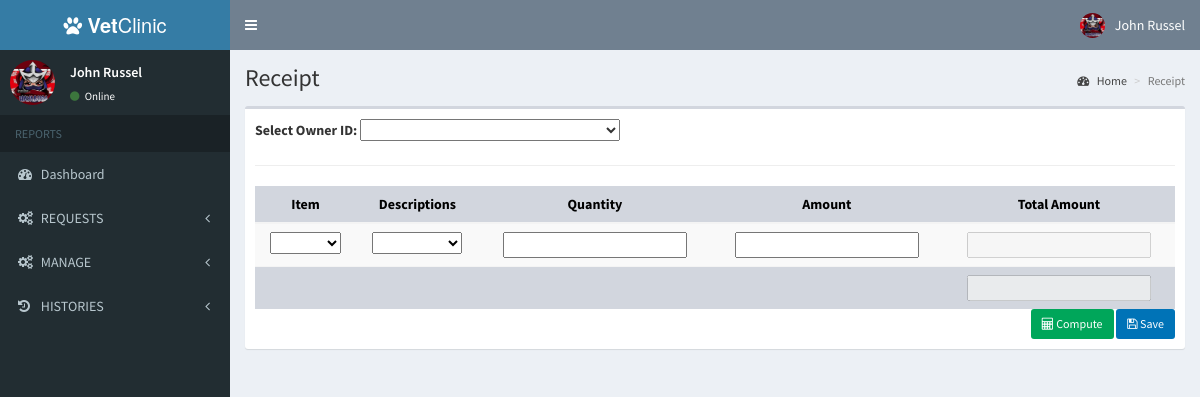
Screenshot of /admin/receipt.php (signed in) with the database file from the repository.
### tables this page shows
CREATE TABLE `users` (
  `id` int(11) NOT NULL,
  `email` varchar(200) NOT NULL,
  `password` varchar(60) NOT NULL,
  `type` int(1) NOT NULL,
  `access` int(9) NOT NULL,
  `firstname` varchar(50) NOT NULL,
  `middlename` varchar(255) DEFAULT NULL,
  `lastname` varchar(50) NOT NULL,
  `birthdate` date DEFAULT NULL,
  `address` text NOT NULL,
  `contact_info` varchar(100) NOT NULL,
  `photo` varchar(200) NOT NULL,
  `status` int(1) NOT NULL,
  `activate_code` varchar(15) NOT NULL,
  `reset_code` varchar(15) NOT NULL,
  `created_on` date NOT NULL
);

### admin/includes/session.php (called while the page is built, shortened)
<?php
	include '../includes/conn.php';
	$conn = $pdo->open();
	$stmt = $conn->prepare("SELECT * FROM users WHERE id=:id");
	$stmt->execute(['id'=>$_SESSION['admin']]);
	$admin = $stmt->fetch();
?>

### admin/receipt.php (the view, shortened to what this page needs)
<?php include 'includes/session.php'; ?>
<?php include 'includes/header.php'; ?>
<body class="hold-transition skin-blue sidebar-mini">
<div class="wrapper">
  <?php include 'includes/navbar.php'; ?>
  <?php include 'includes/menubar.php'; ?>
  <div class="content-wrapper">
    <section class="content-header">
      <h1>
        Receipt
      </h1>
      <ol class="breadcrumb">
        <li><a href="home.php"><i class="fa fa-dashboard"></i> Home</a></li>
        <li class="active">Receipt</li>
      </ol>
    </section>
    <section class="content">
      <div class="row">
        <div class="col-xs-12">
          <div class="box">
          <div class="box-body">
                <label for="">Select Owner ID: </label>
                  <select name="ownerID" class="" required>
                    <option value="" selected></option>
                    <?php
                        include 'session.php';
                        $conn = $pdo->open();
                        try{
                        $stmt = $conn->prepare("SELECT * FROM users where type = 0");
                        $stmt->execute();
                            foreach($stmt as $row){
                                echo "
                                    <option value=".$row['id'].">
                                        Owner ID: ".$row['id']."
                                        *Name: ".$row['firstname']." ".$row['lastname']."</option>
                                ";
                            }
                        }catch(PDOException $e){
                        echo $e->getMessage();
                        }
                    ?>
                  </select>
              <hr>
              <table id="receipt" class="table table-striped table-hover bg-gray"  style ="width:100%">
                  <thead>
                      <th>Item</th>
                      <th>Descriptions</th>
                      <th>Quantity</th>
                      <th>Amount</th>
                      <th>Total Amount</th>
                  </thead>
                  <tbody>
                      <tr>
                          <td>
                              <select name="item" id="">
                              <option value=""></option>
                            <?php include "products.php";?>
                              </select>
                          </td>
                          <td>
                              <select name="description" id="">
                              <option value=""></option>
                            <?php include "products_description.php";?>
                              </select>
                          </td>
                          <td><input type="number" id="quantity" name="quantity"></td>
                          <td><input type="text" id="amount" name="amount"></td>
                          <td><input type="text" id="totalAmount" name="totalAmount" disabled></td>
                      </tr>
                      <tr>
                      <td></td>
                      <td></td>
                      <td></td>
                      <td></td>
                      <td><input type="text" id="totalFinal" name="totalFinal" disabled></td></td>
                      </tr>
                  </tbody>
              </table>
              <div class="pull-right">
                <button class='btn btn-sm bg-green' onclick="myFunction()">
                    <i class='fa fa-calculator'></i> Compute
                </button>
                <button class='receipt btn btn-sm bg-blue' type="submit" name="saveReceipt">
                    <i class='fa fa-save'></i> Save
                </button>
              </div>
          </div>
        </div>
      </div>
    </section>
  </div>
</div>
</body>
</html>

### admin/includes/navbar.php (shortened to what this page needs)
<header class="main-header">
  <a href="home.php" class="logo">
    <span class="logo-lg"><i class="fa fa-paw"></i><b> Vet</b>Clinic</span>
  </a>
  <nav class="navbar navbar-static-top">
    <a href="#" class="sidebar-toggle" data-toggle="push-menu" role="button">
    </a>
    <div class="navbar-custom-menu">
      <ul class="nav navbar-nav">
        <li class="dropdown user user-menu">
          <a href="#" class="dropdown-toggle" data-toggle="dropdown">
            <img src="<?php echo (!empty($admin['photo']))
              ? '../images/'.$admin['photo']
              : '../images/profile.jpg'; ?>" class="user-image" alt="User Image">
            <span class="hidden-xs"><?php echo $admin['firstname'].' '.$admin['lastname']; ?></span>
          </a>
        </li>
      </ul>
    </div>
  </nav>
</header>

### admin/includes/menubar.php (shortened to what this page needs)
<aside class="main-sidebar">
  <section class="sidebar">
    <div class="user-panel">
      <div class="pull-left image">
        <img src="<?php echo (!empty($admin['photo']))
        ? '../images/'.$admin['photo']
        : '../images/profile.jpg'; ?>" class="img-circle" alt="User Image">
      </div>
      <div class="pull-left info">
        <p><?php echo $admin['firstname'].' '.$admin['lastname']; ?></p>
        <a><i class="fa fa-circle text-success"></i> Online</a>
      </div>
    </div>
    <ul class="sidebar-menu" data-widget="tree">
      <li class="header">REPORTS</li>
        <li><a href="home.php"><i class="fa fa-dashboard"></i> <span>Dashboard</span></a></li>
        <li class="treeview">
        <a href="#">
          <i class="fa fa-cogs"></i>
          <span>REQUESTS</span>
          <span class="pull-right-container">
            <i class="fa fa-angle-left pull-right"></i>
          </span>
        </a>
      </li>
      <li class="treeview">
        <a href="#">
          <i class="fa fa-cogs"></i>
          <span>MANAGE</span>
          <span class="pull-right-container">
            <i class="fa fa-angle-left pull-right"></i>
          </span>
        </a>
      </li>
      <li class="treeview">
        <a href="#">
          <i class="fa fa-history"></i>
          <span>HISTORIES</span>
          <span class="pull-right-container">
            <i class="fa fa-angle-left pull-right"></i>
          </span>
        </a>
      </li>
    </ul>
  </section>
</aside>

### admin/receipt.php (style rules this page uses)
td { text-align:center; }
th { text-align:center; }

### rows the page displays
users: photo (picture), firstname "John", lastname "Russel"
